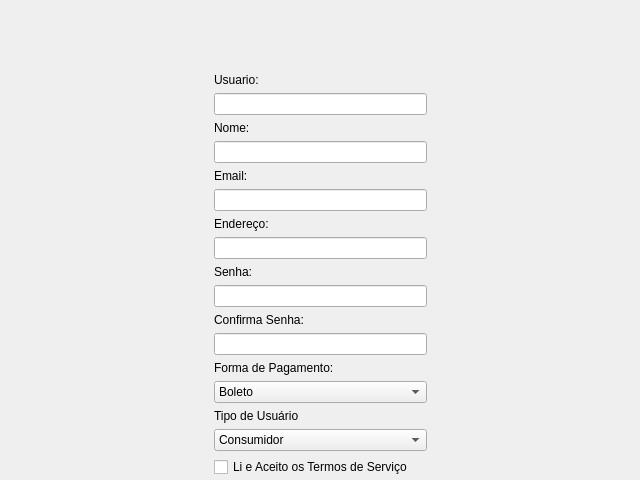
<?xml version="1.0" encoding="UTF-8"?>
<ui version="4.0">
 <class>Registrar</class>
 <widget class="QWidget" name="Registrar">
  <property name="geometry">
   <rect>
    <x>0</x>
    <y>0</y>
    <width>640</width>
    <height>480</height>
   </rect>
  </property>
  <property name="windowTitle">
   <string>Form</string>
  </property>
  <widget class="QWidget" name="layoutWidget">
   <property name="geometry">
    <rect>
     <x>0</x>
     <y>0</y>
     <width>641</width>
     <height>558</height>
    </rect>
   </property>
   <layout class="QVBoxLayout" name="verticalLayout">
    <item>
     <spacer name="verticalSpacer_2">
      <property name="orientation">
       <enum>Qt::Vertical</enum>
      </property>
      <property name="sizeHint" stdset="0">
       <size>
        <width>20</width>
        <height>40</height>
       </size>
      </property>
     </spacer>
    </item>
    <item>
     <widget class="QLabel" name="error_message">
      <property name="text">
       <string/>
      </property>
      <property name="alignment">
       <set>Qt::AlignCenter</set>
      </property>
     </widget>
    </item>
    <item>
     <layout class="QHBoxLayout" name="horizontalLayout">
      <item>
       <spacer name="horizontalSpacer">
        <property name="orientation">
         <enum>Qt::Horizontal</enum>
        </property>
        <property name="sizeHint" stdset="0">
         <size>
          <width>40</width>
          <height>20</height>
         </size>
        </property>
       </spacer>
      </item>
      <item>
       <layout class="QVBoxLayout" name="registrar">
        <item>
         <layout class="QVBoxLayout" name="usuario_layout">
          <item>
           <widget class="QLabel" name="usuario">
            <property name="text">
             <string>Usuario:</string>
            </property>
           </widget>
          </item>
          <item>
           <widget class="QLineEdit" name="usuario_edit"/>
          </item>
         </layout>
        </item>
        <item>
         <layout class="QVBoxLayout" name="nome_layout">
          <item>
           <widget class="QLabel" name="nome">
            <property name="text">
             <string>Nome:</string>
            </property>
           </widget>
          </item>
          <item>
           <widget class="QLineEdit" name="nome_edit"/>
          </item>
         </layout>
        </item>
        <item>
         <layout class="QVBoxLayout" name="email_layout">
          <item>
           <widget class="QLabel" name="email">
            <property name="text">
             <string>Email:</string>
            </property>
           </widget>
          </item>
          <item>
           <widget class="QLineEdit" name="email_edit"/>
          </item>
         </layout>
        </item>
        <item>
         <layout class="QVBoxLayout" name="endereco_layout">
          <item>
           <widget class="QLabel" name="endereco">
            <property name="text">
             <string>Endereço:</string>
            </property>
           </widget>
          </item>
          <item>
           <widget class="QLineEdit" name="endereco_edit"/>
          </item>
         </layout>
        </item>
        <item>
         <layout class="QVBoxLayout" name="senha_layout">
          <item>
           <widget class="QLabel" name="senha">
            <property name="text">
             <string>Senha:</string>
            </property>
           </widget>
          </item>
          <item>
           <widget class="QLineEdit" name="senha_edit">
            <property name="inputMethodHints">
             <set>Qt::ImhHiddenText|Qt::ImhNoAutoUppercase|Qt::ImhNoPredictiveText</set>
            </property>
            <property name="echoMode">
             <enum>QLineEdit::Password</enum>
            </property>
           </widget>
          </item>
          <item>
           <widget class="QLabel" name="senha_confirmacao">
            <property name="text">
             <string>Confirma Senha:</string>
            </property>
           </widget>
          </item>
          <item>
           <widget class="QLineEdit" name="senha_confirmacao_edit">
            <property name="inputMethodHints">
             <set>Qt::ImhHiddenText|Qt::ImhNoAutoUppercase|Qt::ImhNoPredictiveText</set>
            </property>
            <property name="echoMode">
             <enum>QLineEdit::Password</enum>
            </property>
           </widget>
          </item>
         </layout>
        </item>
        <item>
         <layout class="QVBoxLayout" name="formaPagamento_layout">
          <item>
           <widget class="QLabel" name="formaPagamento">
            <property name="text">
             <string>Forma de Pagamento:</string>
            </property>
           </widget>
          </item>
          <item>
           <widget class="QComboBox" name="formaPagamento_combo">
            <item>
             <property name="text">
              <string>Boleto</string>
             </property>
            </item>
            <item>
             <property name="text">
              <string>Cartão de Débito</string>
             </property>
            </item>
            <item>
             <property name="text">
              <string>Cartão de Crédito</string>
             </property>
            </item>
            <item>
             <property name="text">
              <string>Pay Pal</string>
             </property>
            </item>
           </widget>
          </item>
         </layout>
        </item>
        <item>
         <layout class="QVBoxLayout" name="tipo_layout">
          <item>
           <widget class="QLabel" name="tipo">
            <property name="text">
             <string>Tipo de Usuário</string>
            </property>
           </widget>
          </item>
          <item>
           <widget class="QComboBox" name="tipo_combo">
            <item>
             <property name="text">
              <string>Consumidor</string>
             </property>
            </item>
            <item>
             <property name="text">
              <string>Ofertante</string>
             </property>
            </item>
           </widget>
          </item>
         </layout>
        </item>
        <item>
         <widget class="QCheckBox" name="termos_servico">
          <property name="text">
           <string>Li e Aceito os Termos de Serviço</string>
          </property>
         </widget>
        </item>
        <item>
         <widget class="QPushButton" name="pushButton">
          <property name="text">
           <string>Registrar</string>
          </property>
         </widget>
        </item>
       </layout>
      </item>
      <item>
       <spacer name="horizontalSpacer_2">
        <property name="orientation">
         <enum>Qt::Horizontal</enum>
        </property>
        <property name="sizeHint" stdset="0">
         <size>
          <width>40</width>
          <height>20</height>
         </size>
        </property>
       </spacer>
      </item>
     </layout>
    </item>
    <item>
     <spacer name="verticalSpacer">
      <property name="orientation">
       <enum>Qt::Vertical</enum>
      </property>
      <property name="sizeHint" stdset="0">
       <size>
        <width>20</width>
        <height>40</height>
       </size>
      </property>
     </spacer>
    </item>
   </layout>
  </widget>
 </widget>
 <resources/>
 <connections/>
</ui>
